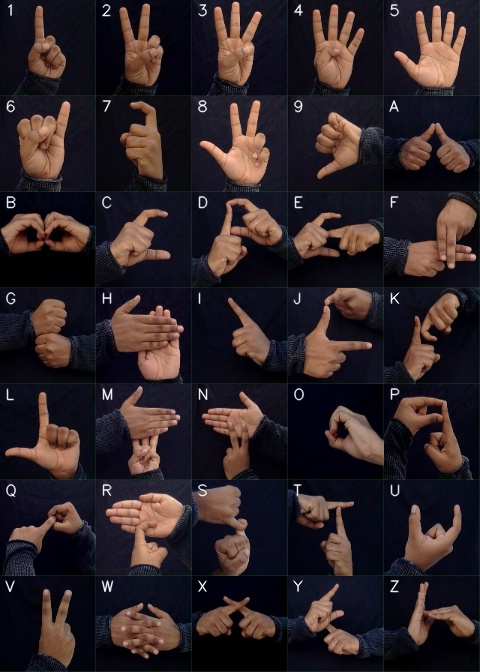
#> input picture ISL_ML_PROJECT/ISL_gestures.jpg, 480 x 672 px; its folder holds only this picture in this run
$ python -i imagePreprocessingUtils.py   (imports and definitions only)
#> lines starting #> are read from the running program, lines starting #| are printed output that depends on the picture; after the words box and inside, x2 and y2 are one past the last pixel; in counts of white or black regions, pixels touching at a corner belong together
#> further down, picture is the input picture: shape (672, 480, 3); mean B, G, R 39.2, 36.1, 46.8
import numpy as np
import cv2
import os
import random
from imutils import paths

# PATH or folder name of dataset
PATH = 'data00'  # Updated to point to the new augmented dataset
# Train and test factor. 75% is used for training. 25% for testing.
TRAIN_FACTOR = 80
# Total number of images to be processed from each folder
TOTAL_IMAGES = 1000  # Reduced to 1000
# Total number of classes to be classified
N_CLASSES = 35
# Clustering factor
CLUSTER_FACTOR = 5

# START and END are rectangle coordinates (ROI) which is displayed on camera frame. Please use them accordingly based on your system.
# mac
START = (450, 75)
END = (800, 425)
##
# windows
# START = (300, 75)
# END = (600, 400)
##
IMG_SIZE = 128


def get_canny_edge(image):
    grayImage = cv2.cvtColor(image, cv2.COLOR_BGR2GRAY)
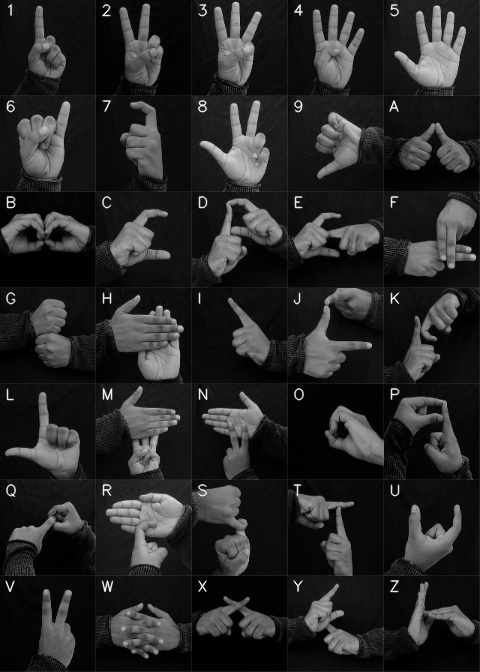
#> grayImage: shape (672, 480); min 0, max 255, mean 39.6
    # Convert from RGB to HSV
    HSVImage = cv2.cvtColor(image, cv2.COLOR_BGR2HSV)
#> HSVImage: shape (672, 480, 3); mean H, S, V 90.1, 135.9, 54.7

    # Finding pixels with intensity of skin
    # Finding pixels with intensity of skin
    lowerBoundary = np.array([0, 40, 30], dtype="uint8")
    upperBoundary = np.array([43, 255, 254], dtype="uint8")
    skinMask = cv2.inRange(HSVImage, lowerBoundary, upperBoundary)
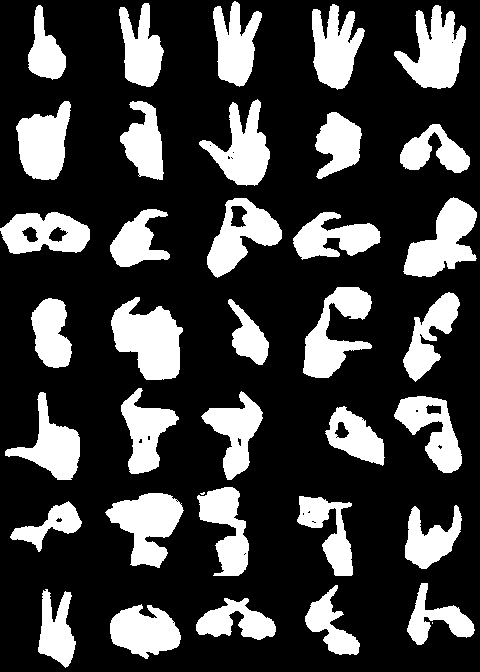
#> skinMask: shape (672, 480); 25.6% white; 37 white regions (2 under 20 px), largest, box (x1, y1, x2, y2) and area: (111, 297, 183, 380) 3832, (394, 5, 466, 89) 3332, (105, 493, 184, 568) 3285

    # Blurring of grayscale using medianBlur
    skinMask = cv2.addWeighted(skinMask, 0.5, skinMask, 0.5, 0.0)
    skinMask = cv2.medianBlur(skinMask, 3)
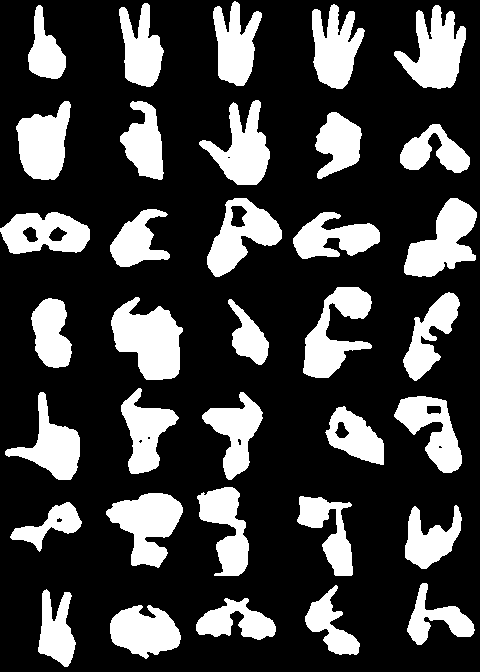
#> skinMask: shape (672, 480); 25.6% white; 35 white regions, largest, box (x1, y1, x2, y2) and area: (111, 297, 183, 380) 3829, (394, 5, 466, 89) 3333, (106, 493, 183, 568) 3281
    skin = cv2.bitwise_and(grayImage, grayImage, mask=skinMask)
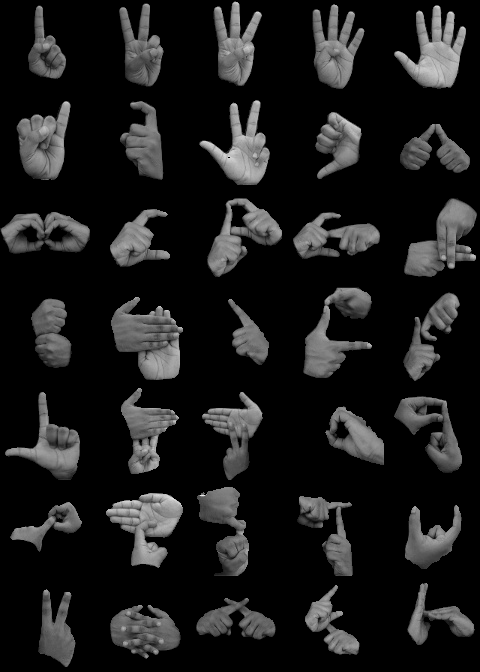
#> skin: shape (672, 480); min 0, max 239, mean 27.8
    #cv2.imshow("masked2", skin)

    # Canny edge detection
    canny = cv2.Canny(skin, 60, 60)
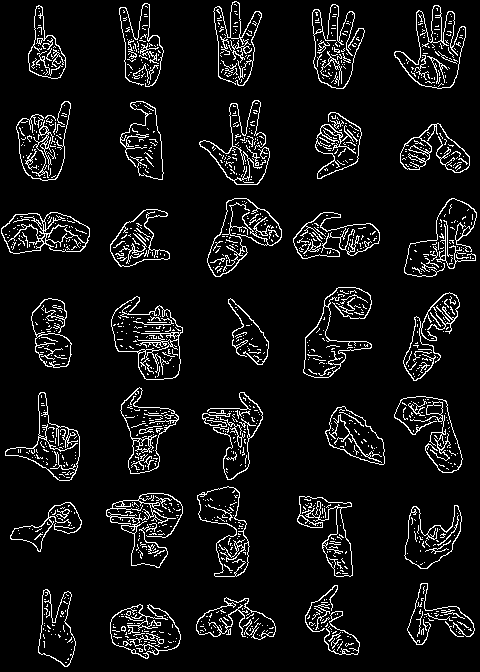
#> canny: shape (672, 480); 7.6% white in thin lines or dots
    return canny, skin


# [66 lines left out: functions get_SURF_descriptors, find_index, get_labels, get_all_gestures, concat_tile, not called in this run]


# Example usage (if you want to visualize the gestures)
# [5 lines not run here, left out]

>>> import cv2
>>> picture = cv2.imread('ISL_gestures.jpg')
>>> result = get_canny_edge(picture)
